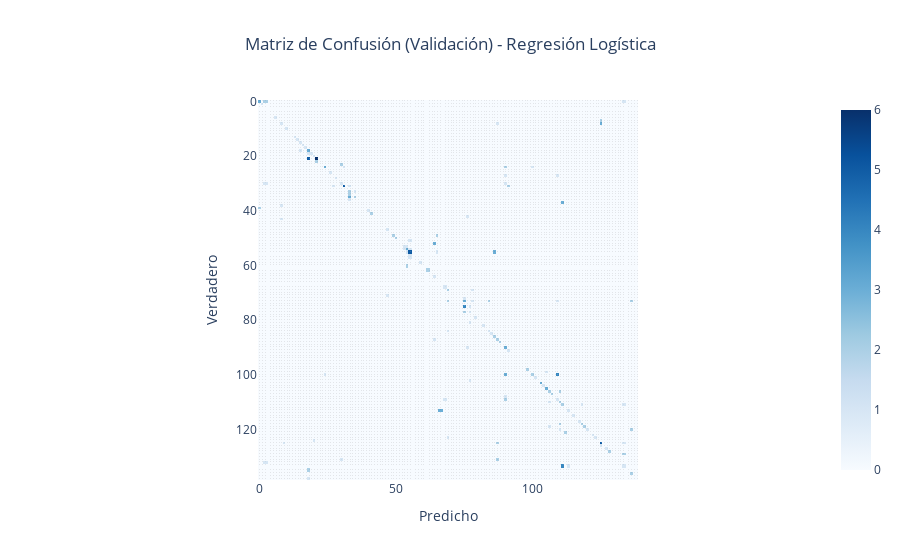
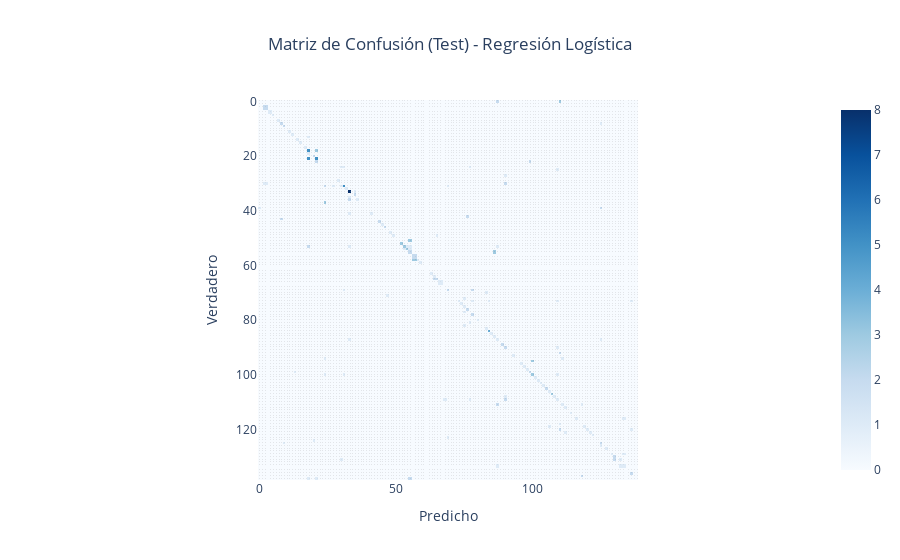

Write notebook code for charts like these, in order.
### Code cell
plot_results(y_val, y_test, lr_pred_val, lr_pred_test, "Regresión Logística")

### Figure 1 — Plotly figure (JSON) as saved in the notebook; plotly's stock layout.template omitted (floating-point values rounded to 4 significant figures; data arrays with more than 128 entries replaced by an {"elided": "..."} marker saying what was removed)
{"data": [{"coloraxis": "coloraxis", "hovertemplate": "x: %{x}<br>y: %{y}<br>color: %{z}<extra></extra>", "name": "0", "texttemplate": "%{z}", "type": "heatmap", "x": {"elided": "134 int values"}, "xaxis": "x", "y": {"elided": "134 int values"}, "yaxis": "y", "z": {"elided": "134x134 int values"}}], "layout": {"coloraxis": {"colorscale": [[0, "rgb(247,251,255)"], [0.125, "rgb(222,235,247)"], [0.25, "rgb(198,219,239)"], [0.375, "rgb(158,202,225)"], [0.5, "rgb(107,174,214)"], [0.625, "rgb(66,146,198)"], [0.75, "rgb(33,113,181)"], [0.875, "rgb(8,81,156)"], [1, "rgb(8,48,107)"]]}, "title": {"text": "Matriz de Confusión (Validación) - Regresión Logística", "x": 0.5}, "xaxis": {"anchor": "y", "constrain": "domain", "domain": [0, 1], "scaleanchor": "y", "title": {"text": "Predicho"}}, "yaxis": {"anchor": "x", "autorange": "reversed", "constrain": "domain", "domain": [0, 1], "title": {"text": "Verdadero"}}}}

### Figure 2 — Plotly figure (JSON) as saved in the notebook; plotly's stock layout.template omitted (floating-point values rounded to 4 significant figures; data arrays with more than 128 entries replaced by an {"elided": "..."} marker saying what was removed)
{"data": [{"coloraxis": "coloraxis", "hovertemplate": "x: %{x}<br>y: %{y}<br>color: %{z}<extra></extra>", "name": "0", "texttemplate": "%{z}", "type": "heatmap", "x": {"elided": "134 int values"}, "xaxis": "x", "y": {"elided": "134 int values"}, "yaxis": "y", "z": {"elided": "134x134 int values"}}], "layout": {"coloraxis": {"colorscale": [[0, "rgb(247,251,255)"], [0.125, "rgb(222,235,247)"], [0.25, "rgb(198,219,239)"], [0.375, "rgb(158,202,225)"], [0.5, "rgb(107,174,214)"], [0.625, "rgb(66,146,198)"], [0.75, "rgb(33,113,181)"], [0.875, "rgb(8,81,156)"], [1, "rgb(8,48,107)"]]}, "title": {"text": "Matriz de Confusión (Test) - Regresión Logística", "x": 0.5}, "xaxis": {"anchor": "y", "constrain": "domain", "domain": [0, 1], "scaleanchor": "y", "title": {"text": "Predicho"}}, "yaxis": {"anchor": "x", "autorange": "reversed", "constrain": "domain", "domain": [0, 1], "title": {"text": "Verdadero"}}}}
